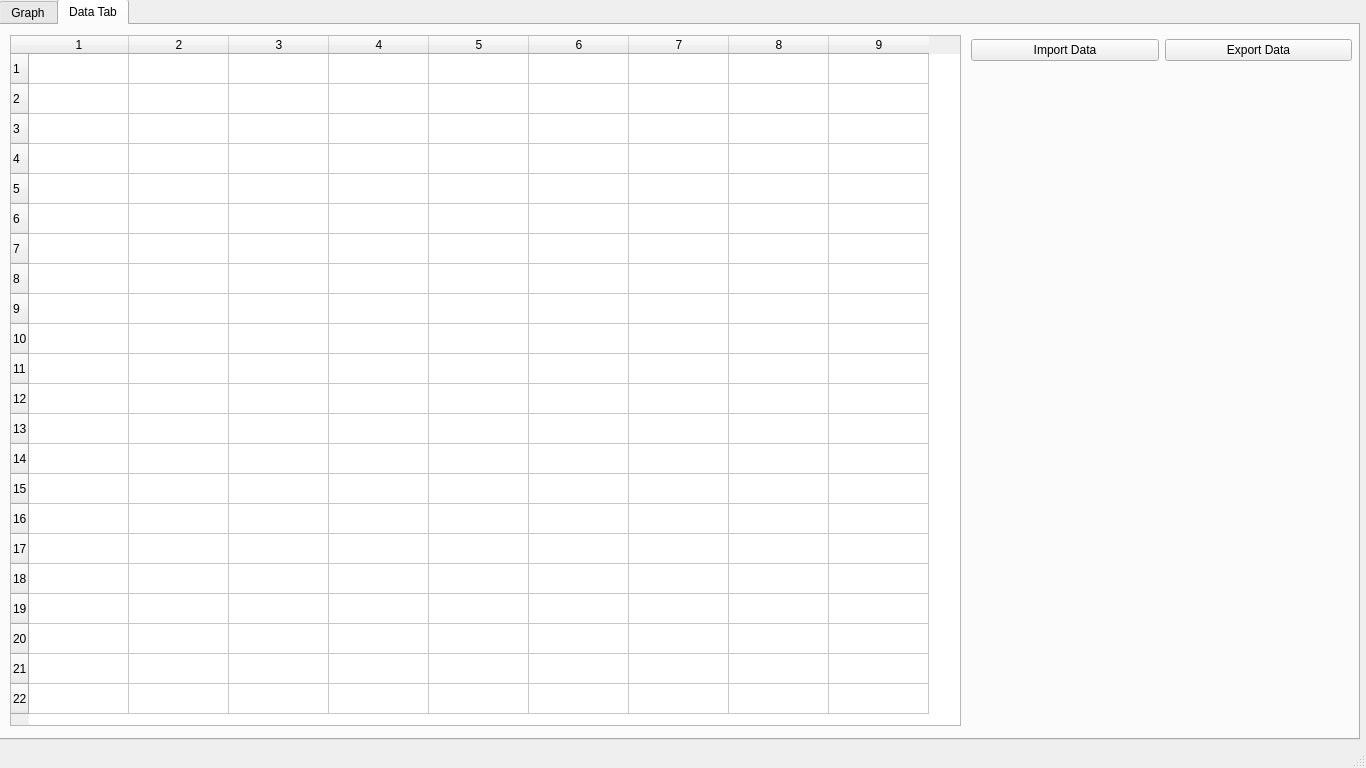
<?xml version="1.0" encoding="UTF-8"?>
<ui version="4.0">
 <class>MainWindow</class>
 <widget class="QMainWindow" name="MainWindow">
  <property name="geometry">
   <rect>
    <x>0</x>
    <y>0</y>
    <width>1366</width>
    <height>768</height>
   </rect>
  </property>
  <property name="windowTitle">
   <string>simpleGraph</string>
  </property>
  <property name="toolTip">
   <string>A tool for plotting tabulated data.</string>
  </property>
  <widget class="QWidget" name="centralwidget">
   <widget class="QWidget" name="gridLayoutWidget">
    <property name="geometry">
     <rect>
      <x>-1</x>
      <y>-1</y>
      <width>1361</width>
      <height>741</height>
     </rect>
    </property>
    <layout class="QGridLayout" name="gridLayout">
     <item row="0" column="0">
      <widget class="QTabWidget" name="majorTabs">
       <property name="toolTip">
        <string extracomment="Selects the currently viewable tab."/>
       </property>
       <property name="currentIndex">
        <number>1</number>
       </property>
       <widget class="QWidget" name="graphTab">
        <attribute name="title">
         <string>Graph</string>
        </attribute>
        <attribute name="toolTip">
         <string>The tab that shows the graph of the current data.</string>
        </attribute>
        <widget class="MatplotlibWidget" name="graphingWidget">
         <property name="geometry">
          <rect>
           <x>0</x>
           <y>0</y>
           <width>961</width>
           <height>711</height>
          </rect>
         </property>
         <property name="autoFillBackground">
          <bool>false</bool>
         </property>
        </widget>
        <widget class="QWidget" name="gridLayoutWidget_2">
         <property name="geometry">
          <rect>
           <x>970</x>
           <y>0</y>
           <width>381</width>
           <height>61</height>
          </rect>
         </property>
         <layout class="QGridLayout" name="majorButtonsLayout">
          <item row="1" column="1">
           <widget class="QPushButton" name="clearDataButton">
            <property name="toolTip">
             <string extracomment="Clears all data currently displayed on the graph."/>
            </property>
            <property name="text">
             <string>Clear Data</string>
            </property>
           </widget>
          </item>
          <item row="1" column="0">
           <widget class="QPushButton" name="plotDataButton">
            <property name="toolTip">
             <string extracomment="Plots the currently selected data."/>
            </property>
            <property name="text">
             <string>Plot Data</string>
            </property>
           </widget>
          </item>
          <item row="2" column="0">
           <widget class="QPushButton" name="saveImageButton">
            <property name="toolTip">
             <string extracomment="Saves the current graph to an image."/>
            </property>
            <property name="text">
             <string>Save to Image</string>
            </property>
           </widget>
          </item>
          <item row="2" column="1">
           <widget class="QPushButton" name="pushButton_4">
            <property name="text">
             <string>PushButton</string>
            </property>
           </widget>
          </item>
         </layout>
        </widget>
        <widget class="QWidget" name="gridLayoutWidget_3">
         <property name="geometry">
          <rect>
           <x>970</x>
           <y>70</y>
           <width>381</width>
           <height>187</height>
          </rect>
         </property>
         <layout class="QGridLayout" name="graphSettingsLayout">
          <item row="3" column="1">
           <widget class="QLineEdit" name="yMinEdit">
            <property name="toolTip">
             <string>Edits the minium value shown by the Y Axis.</string>
            </property>
           </widget>
          </item>
          <item row="2" column="1">
           <widget class="QLineEdit" name="xMinEdit">
            <property name="toolTip">
             <string extracomment="Edits the minimum value shown by the X Axis."/>
            </property>
            <property name="echoMode">
             <enum>QLineEdit::Normal</enum>
            </property>
           </widget>
          </item>
          <item row="3" column="2">
           <widget class="QLineEdit" name="yMaxEdit">
            <property name="toolTip">
             <string>Edits the maximum value shown by the Y Axis.</string>
            </property>
           </widget>
          </item>
          <item row="2" column="2">
           <widget class="QLineEdit" name="xMaxEdit">
            <property name="toolTip">
             <string extracomment="Edits the maximum value shown by the X Axis."/>
            </property>
           </widget>
          </item>
          <item row="2" column="0">
           <widget class="QLabel" name="xMinMaxLabel">
            <property name="text">
             <string>X Min/Max:</string>
            </property>
           </widget>
          </item>
          <item row="3" column="0">
           <widget class="QLabel" name="yMinMaxLabel">
            <property name="text">
             <string>Y Min/Max:</string>
            </property>
           </widget>
          </item>
          <item row="6" column="0">
           <widget class="QLabel" name="xAxisLabelLabel">
            <property name="toolTip">
             <string extracomment="Edits the label for the X Axis."/>
            </property>
            <property name="text">
             <string>X Axis Label:</string>
            </property>
           </widget>
          </item>
          <item row="4" column="0">
           <widget class="QCheckBox" name="showGridCheckBox">
            <property name="toolTip">
             <string extracomment="Displays the grid on the graph."/>
            </property>
            <property name="text">
             <string>Show Grid</string>
            </property>
           </widget>
          </item>
          <item row="1" column="0" colspan="3">
           <widget class="QLabel" name="graphSettingsLabel">
            <property name="text">
             <string>Graph Settings:</string>
            </property>
           </widget>
          </item>
          <item row="6" column="1" colspan="2">
           <widget class="QLineEdit" name="xAxisLabelEdit"/>
          </item>
          <item row="5" column="0">
           <widget class="QLabel" name="graphTitleLabel">
            <property name="toolTip">
             <string extracomment="Edits the title of the graph."/>
            </property>
            <property name="layoutDirection">
             <enum>Qt::LeftToRight</enum>
            </property>
            <property name="text">
             <string>Graph Title:</string>
            </property>
           </widget>
          </item>
          <item row="5" column="1" colspan="2">
           <widget class="QLineEdit" name="graphTitleEdit"/>
          </item>
          <item row="7" column="0">
           <widget class="QLabel" name="yAxisLabelLabel">
            <property name="toolTip">
             <string extracomment="Edits the label for the graph Y axis."/>
            </property>
            <property name="text">
             <string>Y Axis Label:</string>
            </property>
           </widget>
          </item>
          <item row="7" column="1" colspan="2">
           <widget class="QLineEdit" name="yAxisLabelEdit"/>
          </item>
         </layout>
        </widget>
        <widget class="QWidget" name="gridLayoutWidget_4">
         <property name="geometry">
          <rect>
           <x>969</x>
           <y>269</y>
           <width>381</width>
           <height>81</height>
          </rect>
         </property>
         <layout class="QGridLayout" name="lineSettingsLayout">
          <item row="2" column="0">
           <widget class="QComboBox" name="lineColourDropDown">
            <property name="toolTip">
             <string extracomment="Edits the colour of the line."/>
            </property>
           </widget>
          </item>
          <item row="2" column="1">
           <widget class="QComboBox" name="lineStyleDropDown">
            <property name="toolTip">
             <string extracomment="Edits the style of the line."/>
            </property>
           </widget>
          </item>
          <item row="1" column="1">
           <widget class="QComboBox" name="lineSelectorDropDown">
            <property name="toolTip">
             <string extracomment="Selects which line will be configured."/>
            </property>
           </widget>
          </item>
          <item row="1" column="0">
           <widget class="QLabel" name="lineSelectorLabel">
            <property name="text">
             <string>Line to Edit:</string>
            </property>
           </widget>
          </item>
          <item row="0" column="0" colspan="2">
           <widget class="QLabel" name="lineSettingsLabel">
            <property name="text">
             <string>Line Settings:</string>
            </property>
           </widget>
          </item>
         </layout>
        </widget>
       </widget>
       <widget class="QWidget" name="dataTab">
        <attribute name="title">
         <string>Data Tab</string>
        </attribute>
        <attribute name="toolTip">
         <string>The tab that shows the current data loaded into the software.</string>
        </attribute>
        <widget class="QWidget" name="verticalLayoutWidget">
         <property name="geometry">
          <rect>
           <x>9</x>
           <y>10</y>
           <width>951</width>
           <height>691</height>
          </rect>
         </property>
         <layout class="QVBoxLayout" name="verticalLayout">
          <item>
           <widget class="QTableWidget" name="dataTableWidget">
            <property name="rowCount">
             <number>22</number>
            </property>
            <property name="columnCount">
             <number>9</number>
            </property>
            <row/>
            <row/>
            <row/>
            <row/>
            <row/>
            <row/>
            <row/>
            <row/>
            <row/>
            <row/>
            <row/>
            <row/>
            <row/>
            <row/>
            <row/>
            <row/>
            <row/>
            <row/>
            <row/>
            <row/>
            <row/>
            <row/>
            <column/>
            <column/>
            <column/>
            <column/>
            <column/>
            <column/>
            <column/>
            <column/>
            <column/>
           </widget>
          </item>
         </layout>
        </widget>
        <widget class="QWidget" name="gridLayoutWidget_5">
         <property name="geometry">
          <rect>
           <x>970</x>
           <y>10</y>
           <width>381</width>
           <height>31</height>
          </rect>
         </property>
         <layout class="QGridLayout" name="importButtonsLayout">
          <item row="0" column="0">
           <widget class="QPushButton" name="importDataButton">
            <property name="toolTip">
             <string extracomment="Selects the file to be imported into simpleGraph."/>
            </property>
            <property name="text">
             <string>Import Data</string>
            </property>
           </widget>
          </item>
          <item row="0" column="1">
           <widget class="QPushButton" name="exportDataButton">
            <property name="toolTip">
             <string extracomment="Exports the current data in simpleGraph to a file."/>
            </property>
            <property name="text">
             <string>Export Data</string>
            </property>
           </widget>
          </item>
         </layout>
        </widget>
       </widget>
      </widget>
     </item>
    </layout>
   </widget>
  </widget>
  <widget class="QMenuBar" name="menubar">
   <property name="geometry">
    <rect>
     <x>0</x>
     <y>0</y>
     <width>1366</width>
     <height>21</height>
    </rect>
   </property>
  </widget>
  <widget class="QStatusBar" name="statusbar"/>
 </widget>
 <customwidgets>
  <customwidget>
   <class>MatplotlibWidget</class>
   <extends>QWidget</extends>
   <header>matplotlibwidget</header>
  </customwidget>
 </customwidgets>
 <resources/>
 <connections/>
</ui>
